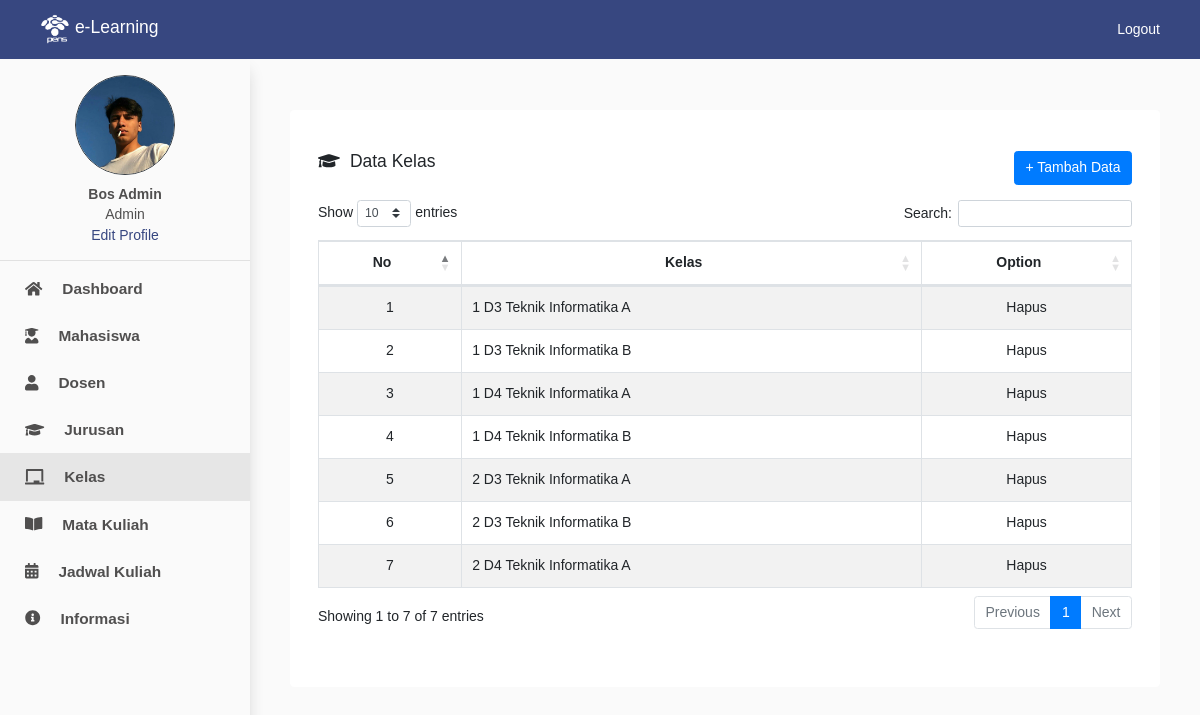
The page /view/admin/daftarKelas.php (signed in) on the database its author committed.
### tables this page shows
CREATE TABLE `user` (
  `id` int(11) NOT NULL,
  `user_id` int(11) NOT NULL,
  `nama` varchar(100) NOT NULL,
  `email` varchar(100) NOT NULL,
  `password` varchar(100) NOT NULL,
  `nama_foto` varchar(100) NOT NULL,
  `tipe_foto` varchar(100) NOT NULL,
  `role` varchar(100) NOT NULL
);

CREATE TABLE `kelas` (
  `id` int(11) NOT NULL,
  `kelas` varchar(100) NOT NULL
);

### view/admin/daftarKelas.php (the view, shortened to what this page needs)
<?php
include '../../config/connection.php';
$id = $_SESSION['id'];
$query = mysqli_query($connection, "SELECT * FROM user WHERE id = $id");
$result = mysqli_fetch_assoc($query);
?>
<!DOCTYPE html>
<html lang="en">
<head>
    <link rel="stylesheet" href="https://cdn.jsdelivr.net/npm/bootstrap@4.6.0/dist/css/bootstrap.min.css">
    <link rel="stylesheet" href="https://cdnjs.cloudflare.com/ajax/libs/font-awesome/5.13.0/css/all.min.css">
    <link rel="stylesheet" href="https://cdnjs.cloudflare.com/ajax/libs/twitter-bootstrap/4.5.2/css/bootstrap.css">
    <link rel="stylesheet" href="https://cdn.datatables.net/1.10.24/css/dataTables.bootstrap4.min.css">
    <link rel="stylesheet" href="../style.css">
</head>
<body style="background: #fafafa">
    <nav class="navbar navbar-light fixed-top" style="padding: 10px 40px; background-color: #374780">
        <a class="navbar-brand" href="#" style="color: #ffff">
            <img src="../assets/pens_putih.png" width="30" height="30" class="d-inline-block align-top" alt="">
            e-Learning
        </a>
        <span class="navbar-text">
            <a href="../../config/logout.php" style="color: #ffff; text-decoration: none">Logout</a>
        </span>
    </nav>
    <div class="wrapper">
        <nav id="sidebar">
            <div style="text-align: center; margin-top: 15px">
                <?php
                if ($result['nama_foto'] == '') {
                ?><img src="../assets/user.png" width="90px" height="90px" class="rounded-circle border border-dark"><br><br>
                <?php
                } else {
                ?><img src="../../profileUser/<?php echo $result['nama_foto'] ?>" width="100px" height="100px" class="rounded-circle border border-dark"><br><br>
                <?php
                }
                ?>
                <p style="margin-top: -12px; font-weight: bold; margin-bottom: 2px"><?php echo $result['nama'] ?></p>
                <p style="margin-top: -3px; margin-bottom: 0px">Admin</p>
                <a href="" style="color:#374780" data-toggle="modal" data-target="#editProfile">Edit Profile</a>
            </div>
            <hr>
            <ul class="list-unstyled components" style="margin-top: -10px">
                <li>
                    <a href="dashboard.php"><span class="fas fa-home" style="margin-right: 20px;"></span>Dashboard</a>
                </li>
                <li>
                    <a href="daftarMahasiswa.php"><span class="fas fa-user-graduate" style="margin-right: 20px;"></span>Mahasiswa</a>
                </li>
                <li>
                    <a href="daftarDosen.php"><span class="fas fa-user" style="margin-right: 20px;"></span>Dosen</a>
                </li>
                <li>
                    <a href="daftarJurusan.php"><span class="fas fa-graduation-cap" style="margin-right: 20px;"></span>Jurusan</a>
                </li>
                <li class="active">
                    <a href="daftarKelas.php"><span class="fas fa-chalkboard" style="margin-right: 20px;"></span>Kelas</a>
                </li>
                <li>
                    <a href="daftarMatkul.php"><span class="fas fa-book-open" style="margin-right: 20px;"></span>Mata Kuliah</a>
                </li>
                <li>
                    <a href="jadwalKuliah.php"><span class="fas fa-calendar-alt" style="margin-right: 20px;"></span>Jadwal Kuliah</a>
                </li>
                <li>
                    <a href="informasi.php"><span class="fas fa-info-circle" style="margin-right: 20px;"></span>Informasi</a>
                </li>
            </ul>
        </nav>
        <div class="content">
            <div style="padding: 30px 20px">
                <div class="jumbotron" style="background-color: #fff">
                    <div style="display: flex; justify-content: space-between">
                        <h5 style="margin-top: -15px; margin-bottom: 15px"><span class="fas fa-graduation-cap" style="margin-right: 10px;"></span>Data Kelas</h5>
                        <button type="button" class="btn btn-primary" data-toggle="modal" data-target="#inputData" style="margin-top: -15px; margin-bottom: 15px">
                            + Tambah Data
                        </button>
                    </div>
                    <section>
                        <table id="example" class="table table-striped table-bordered" style="width:100%">
                            <thead>
                                <tr>
                                    <th style="text-align: center">No</th>
                                    <th style="text-align: center">Kelas</th>
                                    <th style="text-align: center">Option</th>
                                </tr>
                            </thead>
                            <tbody>
                                <?php
                                $dataKelas = mysqli_query($connection, "SELECT * FROM kelas");
                                foreach ($dataKelas as $key => $value) { ?>
                                    <tr>
                                        <td style="text-align: center"><?php echo ++$key ?></td>
                                        <td><?php echo $value['kelas'] ?></td>
                                        <td style="text-align: center">
                                            <a href="" data-toggle="modal" data-target="#deleteData<?php echo $value['id'] ?>">Hapus</a>
                                        </td>
                                    </tr>
                                <?php
                                }
                                ?>
                            </tbody>
                        </table>
                    </section>
                </div>
            </div>
        </div>
    </div>
</body>
</html>

### view/style.css (style rules this page uses)
* { font-family: 'Poppins', sans-serif; font-size: 14px; }
.wrapper { display: flex; width: 100%; align-items: stretch; margin-top: 60px }
a, a:hover, a:focus { color: inherit; text-decoration: none; transition: all 0.3s; }
#sidebar { min-width: 250px; max-width: 250px; min-height: 100vh; background: rgb(250, 250, 250); color: rgb(80, 79, 79); transition: all 0.3s; box-shadow: 0 8px 16px -4px rgb(199, 199, 199); position: fixed; }
#sidebar ul li a { padding: 12px 25px; font-size: 1.1em; display: block; font-weight: 600; }
#sidebar ul li.active { color: rgb(80, 79, 79); background: #e6e6e6; }
.content { width: 100%; padding: 20px; min-height: 100vh; margin-left: 250px; }

### rows shown on the page
user: nama_foto (picture), nama "Bos Admin"
kelas: kelas "1 D3 Teknik Informatika A"
kelas: kelas "1 D3 Teknik Informatika B"
kelas: kelas "1 D4 Teknik Informatika A"
kelas: kelas "1 D4 Teknik Informatika B"
kelas: kelas "2 D3 Teknik Informatika A"
kelas: kelas "2 D3 Teknik Informatika B"
kelas: kelas "2 D4 Teknik Informatika A"
